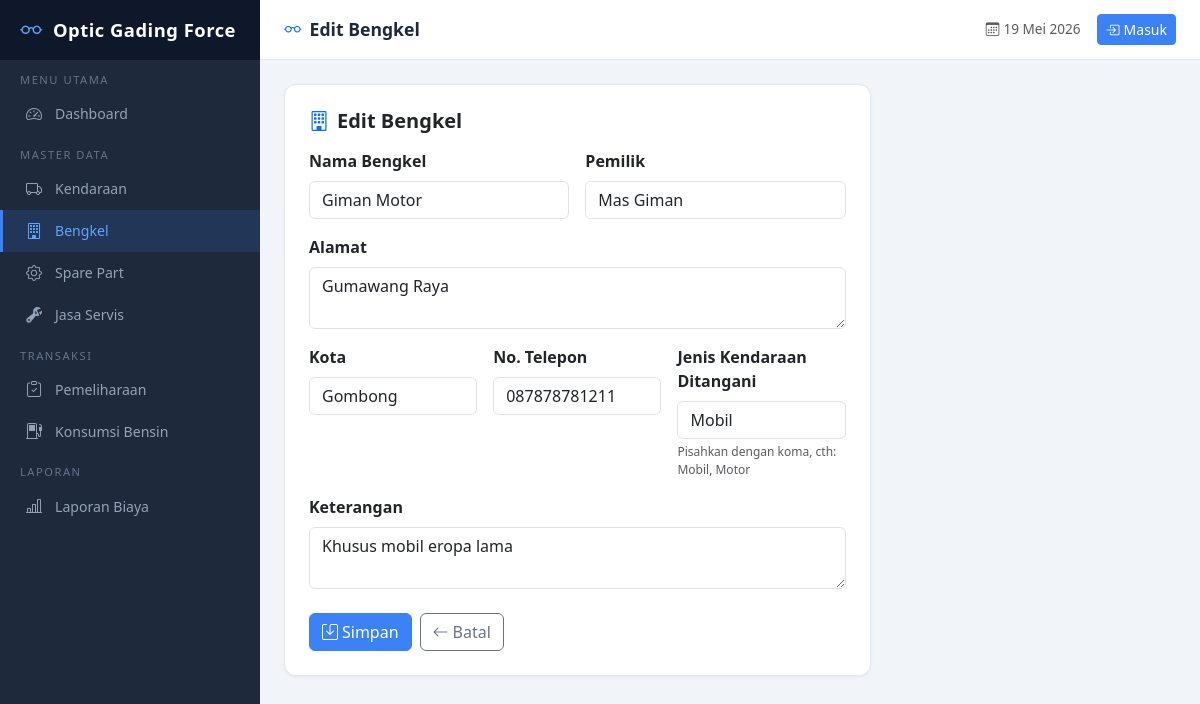
Page /bengkel/2/edit/ on the committed database.
### pemeliharaan/models.py (models this page shows, shortened)
class Bengkel(models.Model):
    nama_bengkel = models.CharField('Nama Bengkel', max_length=200)
    pemilik = models.CharField('Pemilik', max_length=150)
    alamat = models.TextField('Alamat')
    kota = models.CharField('Kota', max_length=100)
    no_telp = models.CharField('No. Telepon', max_length=20)
    jenis_kendaraan = models.CharField(
        'Jenis Kendaraan Ditangani', max_length=200,
        help_text='Pisahkan dengan koma, cth: Mobil, Motor'
    )
    keterangan = models.TextField('Keterangan', blank=True, default='')
    tanggal_input = models.DateTimeField('Tanggal Input', auto_now_add=True)
    class Meta:
        ordering = ['nama_bengkel']
        verbose_name = 'Bengkel'
        verbose_name_plural = 'Data Bengkel'

### pemeliharaan/views.py (the view)
# urls.py: path('bengkel/<int:pk>/edit/', views.bengkel_update, name='bengkel_update'),
def bengkel_update(request, pk):
    obj = get_object_or_404(Bengkel, pk=pk)
    if request.method == 'POST':
        form = BengkelForm(request.POST, instance=obj)
        if form.is_valid():
            form.save()
            messages.success(request, 'Data bengkel berhasil diperbarui.')
            return redirect('pemeliharaan:bengkel_list')
    else:
        form = BengkelForm(instance=obj)
    return render(request, 'pemeliharaan/bengkel_form.html', {'form': form, 'title': 'Edit Bengkel'})

### pemeliharaan/forms.py
class BengkelForm(forms.ModelForm):
    class Meta:
        model = Bengkel
        fields = ['nama_bengkel', 'pemilik', 'alamat', 'kota', 'no_telp',
                  'jenis_kendaraan', 'keterangan']
        widgets = {
            'nama_bengkel': forms.TextInput(attrs={'class': 'form-control'}),
            'pemilik': forms.TextInput(attrs={'class': 'form-control'}),
            'alamat': forms.Textarea(attrs={'class': 'form-control', 'rows': 2}),
            'kota': forms.TextInput(attrs={'class': 'form-control'}),
            'no_telp': forms.TextInput(attrs={'class': 'form-control', 'placeholder': 'Contoh: 021-1234567'}),
            'jenis_kendaraan': forms.TextInput(attrs={'class': 'form-control', 'placeholder': 'Mobil, Motor, Sepeda Listrik'}),
            'keterangan': forms.Textarea(attrs={'class': 'form-control', 'rows': 2}),
        }

### pemeliharaan/templates/pemeliharaan/bengkel_form.html (shortened to what this page needs)
{% extends 'pemeliharaan/base.html' %}
{% load custom_filters %}
{% block nav_bengkel %}active{% endblock %}
{% block page_title %}{{ title }}{% endblock %}
{% block content %}
<div class="row">
    <div class="col-lg-8">
        <div class="data-table p-4">
            <h5 class="mb-3" style="font-weight:600;">
                <i class="bi bi-building me-2 text-primary"></i>{{ title }}
            </h5>
            <form method="post">
                <div class="row g-3">
                    <div class="col-md-6">
                        <label class="form-label fw-semibold">{{ form.nama_bengkel.label }}</label>
                        {{ form.nama_bengkel }}
                    </div>
                    <div class="col-md-6">
                        <label class="form-label fw-semibold">{{ form.pemilik.label }}</label>
                        {{ form.pemilik }}
                    </div>
                    <div class="col-12">
                        <label class="form-label fw-semibold">{{ form.alamat.label }}</label>
                        {{ form.alamat }}
                    </div>
                    <div class="col-md-4">
                        <label class="form-label fw-semibold">{{ form.kota.label }}</label>
                        {{ form.kota }}
                    </div>
                    <div class="col-md-4">
                        <label class="form-label fw-semibold">{{ form.no_telp.label }}</label>
                        {{ form.no_telp }}
                    </div>
                    <div class="col-md-4">
                        <label class="form-label fw-semibold">{{ form.jenis_kendaraan.label }}</label>
                        {{ form.jenis_kendaraan }}
                        <div class="form-text" style="font-size:0.75rem;">{{ form.jenis_kendaraan.help_text }}</div>
                    </div>
                    <div class="col-12">
                        <label class="form-label fw-semibold">{{ form.keterangan.label }}</label>
                        {{ form.keterangan }}
                    </div>
                </div>
                <div class="mt-4 d-flex gap-2">
                    <button type="submit" class="btn btn-primary-custom">
                        <i class="bi bi-save me-1"></i>Simpan
                    </button>
                    <a href="{% url 'pemeliharaan:bengkel_list' %}" class="btn btn-outline-secondary">
                        <i class="bi bi-arrow-left me-1"></i>Batal
                    </a>
                </div>
            </form>
        </div>
    </div>
</div>
{% endblock %}

### pemeliharaan/templates/pemeliharaan/base.html (style rules this page uses)
:root { --sidebar-width: 260px; --sidebar-bg: #1e293b; --sidebar-hover: #334155; --sidebar-active: #3b82f6; --topbar-height: 60px; }
body { background: #f1f5f9; min-height: 100vh; }
.data-table { background: #fff; border-radius: 12px; box-shadow: 0 1px 3px rgba(0,0,0,0.06); border: 1px solid #e2e8f0; overflow: hidden; }
.btn-primary-custom { background: #3b82f6; border-color: #3b82f6; color: #fff; }

### rows in the picture
Bengkel: nama_bengkel "Giman Motor", pemilik "Mas Giman", alamat "Gumawang Raya", kota "Gombong", no_telp "087878781211", jenis_kendaraan "Mobil", keterangan "Khusus mobil eropa lama"

### other values in the picture
{{ title }} "Edit Bengkel"
